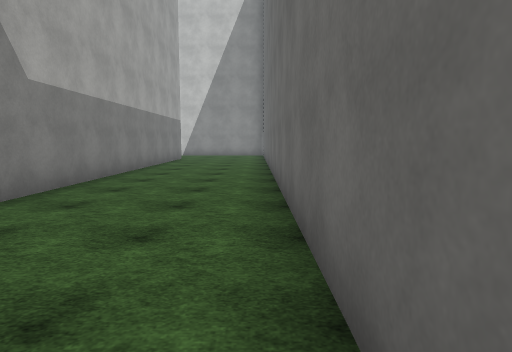
view 1 (above)

24 first-person views from a walk through a scene from a Unity 3-D project. The camera is 1.5 m above the floor, tilts 6° down and sees 75° across. The floor is counted in squares, 2 m on a side. Each view is taken from the middle of a square. On the plan, view 1 faces up. The plan holds only what a view shows up to about 11 squares ahead; the rest is blank. The place goes on beyond the plan. The player character is not drawn. Surface patterns are stand-ins for the level's own textures.

view 2
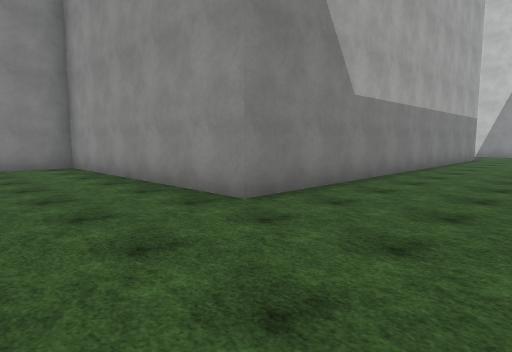

view 3
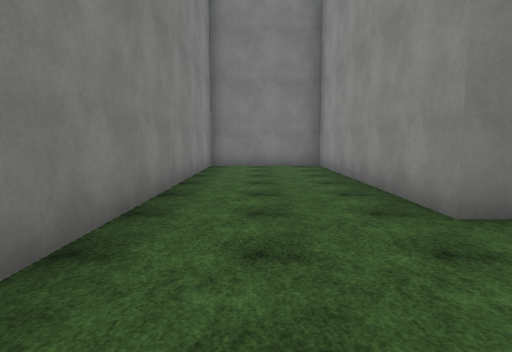

view 4
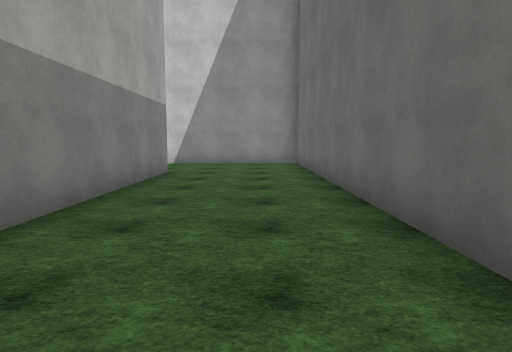

view 5
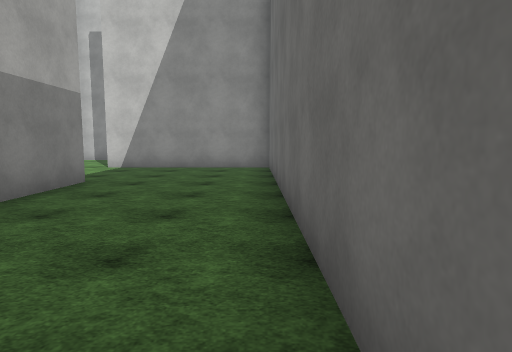

view 6
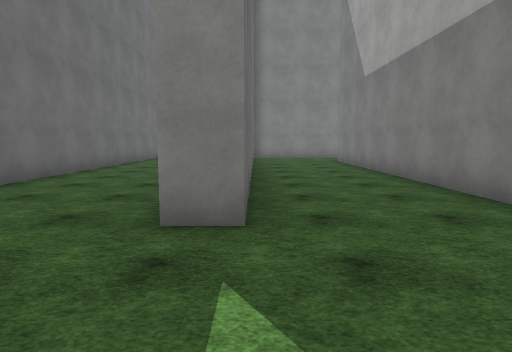

view 7
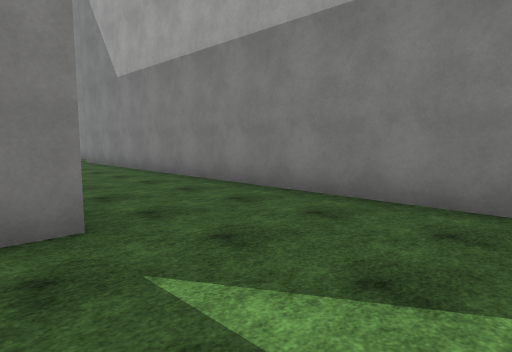

view 8
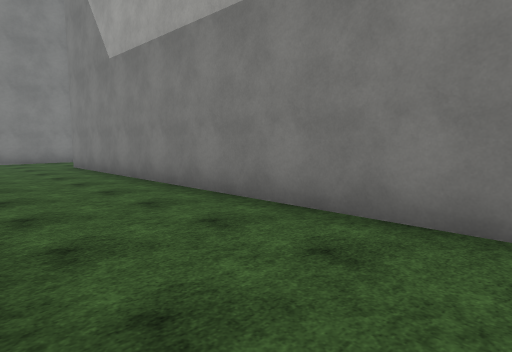

view 9
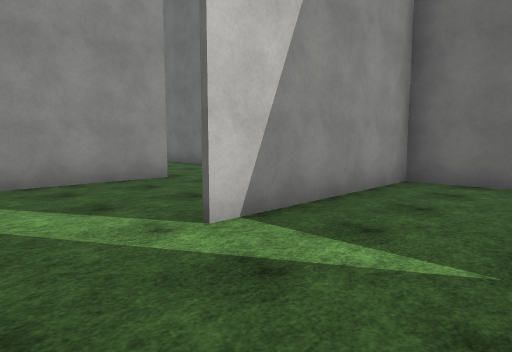

view 10
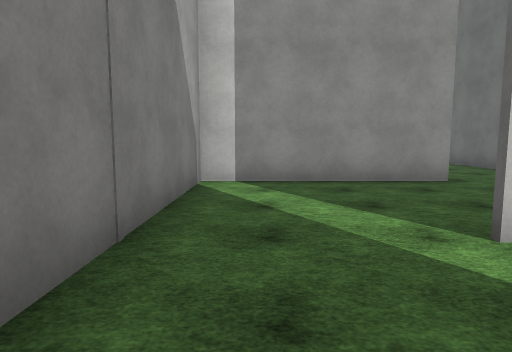

view 11
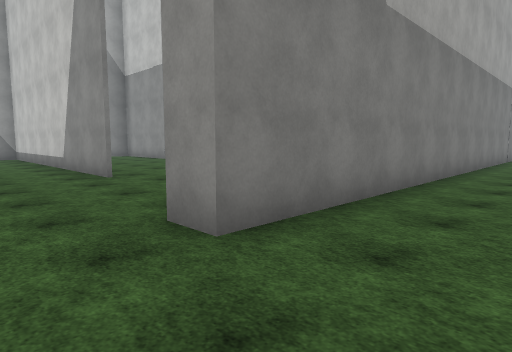

view 12
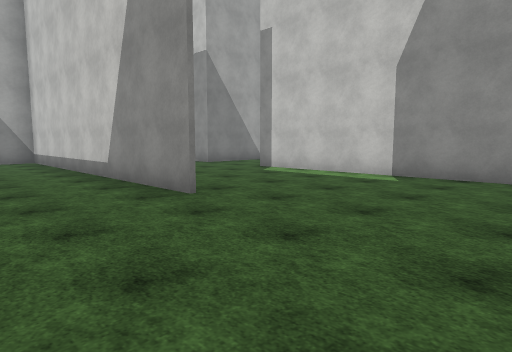

view 13
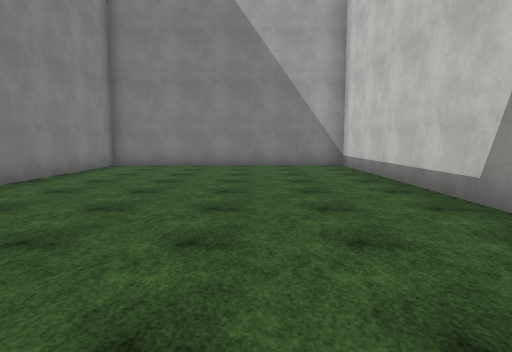

view 14
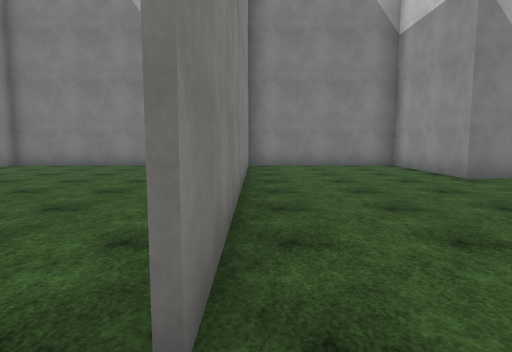

view 15
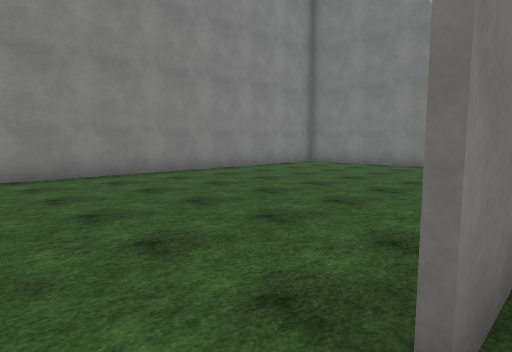

view 16
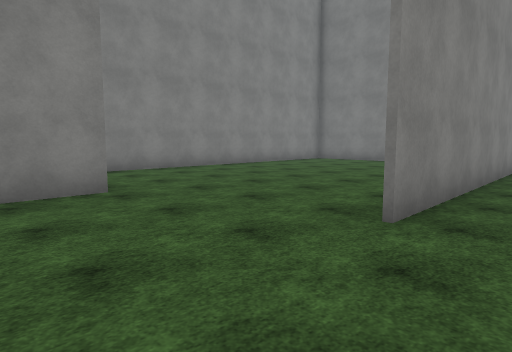

view 17
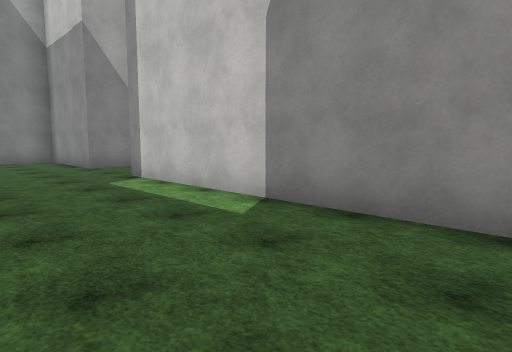

view 18
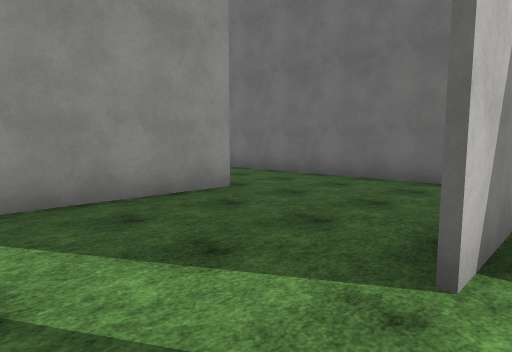

view 19
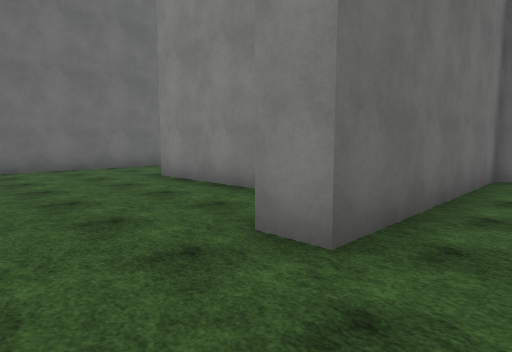

view 20
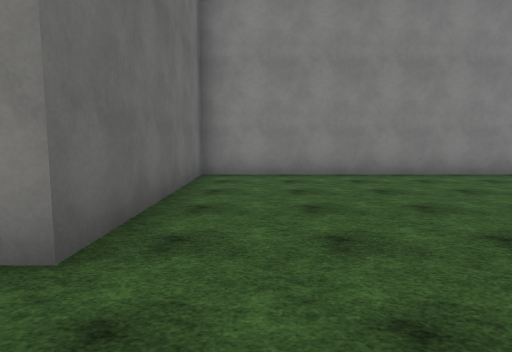

view 21
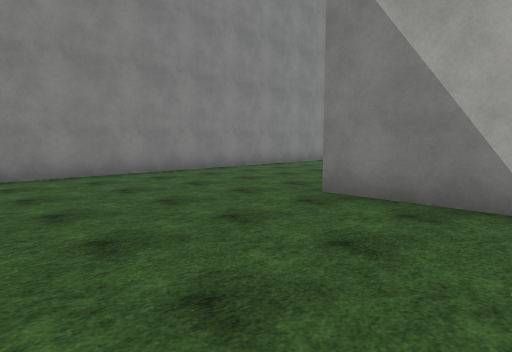

view 22
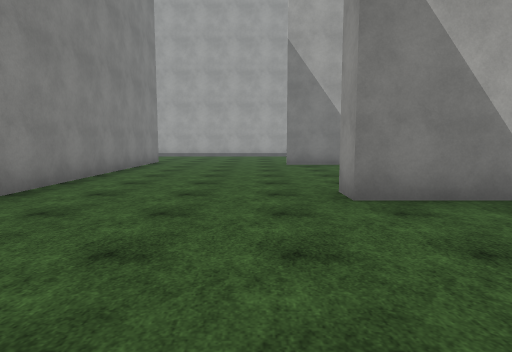

view 23
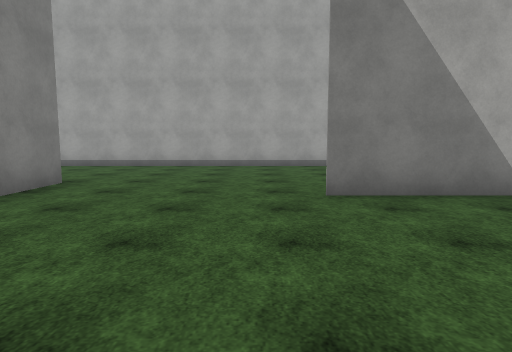

view 24
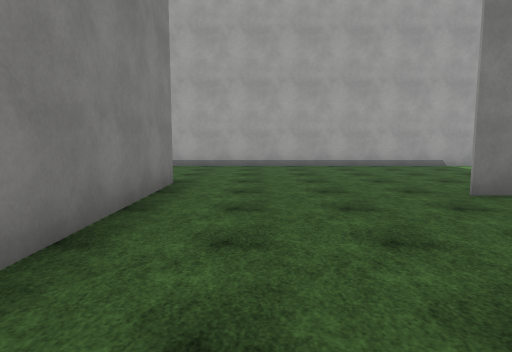

### Floor plan
Ten units are one square. View 1 is at (0, 0); x grows to the right and y downward. Boxes are objects, and circles mark ways between rooms. Rooms are numbered by the first view taken in them; rooms with no view inside come last. Other rooms are left out.
<svg viewBox="-266 -260 276 279">
<path fill="none" stroke="#000" d="M-39 -100 -39 -141 -31 -141 -31 -19 -101 -19 -101 14 -18 14M-68 -20 -56 -20M4 -4 4 -180M5 -174 -42 -174M-70 -175 -70 -46M-119 -57 -212 -57M-110 -20 -96 -20M-209 -58 -119 -58M-176 -102 -212 -102 -212 14 -119 14M-70 -46 -79 -46M-84 -102 -151 -102M-220 -175 -78 -175 -78 -230M-205 -246 -205 -219M-261 -255 -261 -150M-142 -245 -142 -222 -150 -222M-46 -212 -70 -212 -70 -175"/>
<circle cx="-70" cy="-35" r="3" fill="#2a7"/>
<circle cx="-55" cy="-180" r="3" fill="#2a7"/>
<text x="-30" y="-70">1</text>
<text x="-150" y="-40">2</text>
<text x="-250" y="-120">3</text>
<text x="-60" y="-190">4</text>
</svg>
Room 1 opens to room 2. Room 1 opens to room 4.

Where each view was taken, in squares from view 1:
view 1: 0 up, 0 right, facing up
view 2: 1 down, 0 right, facing up-left
view 3: 0 up, 0 right, facing left
view 4: 6 up, 1 left, facing up
view 5: 8 up, 0 right, facing up
view 6: 17 up, 4 left, facing down
view 7: 17 up, 3 left, facing down-left
view 8: 15 up, 4 left, facing down-left
view 9: 15 up, 6 left, facing up-right
view 10: 15 up, 6 left, facing up
view 11: 3 up, 5 left, facing up-left
view 12: 3 up, 8 left, facing up-left
view 13: 3 up, 11 left, facing left
view 14: 6 up, 11 left, facing left
view 15: 6 up, 11 left, facing down-left
view 16: 7 up, 9 left, facing down-left
view 17: 7 up, 8 left, facing up-left
view 18: 17 up, 6 left, facing up-right
view 19: 25 up, 9 left, facing down-right
view 20: 25 up, 9 left, facing down
view 21: 25 up, 10 left, facing down-left
view 22: 21 up, 10 left, facing left
view 23: 21 up, 16 left, facing left
view 24: 19 up, 16 left, facing left
